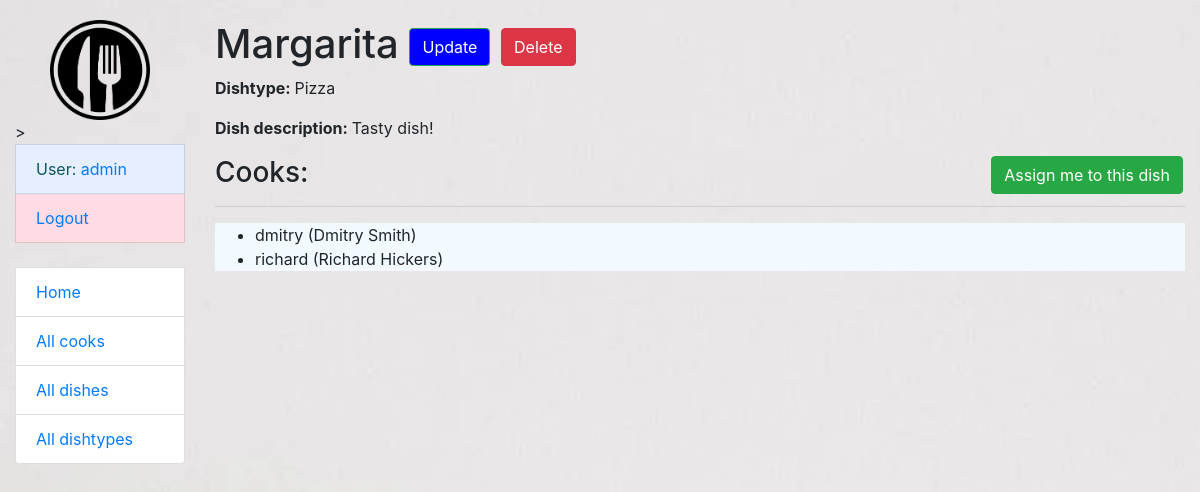
The page /dishes/1/ (signed in) on the database its author committed.
### kitchen/models.py (models this page shows, shortened)
class Cook(AbstractUser):
    years_of_experience = models.IntegerField(null=True, default=0)
    class Meta:
        verbose_name = "cook"
        verbose_name_plural = "cooks"
    def get_absolute_url(self):
        return reverse("kitchen:cook-detail", kwargs={"pk": self.pk})

class Dish(models.Model):
    model = models.CharField(max_length=255)
    description = models.TextField(max_length=255, default="Tasty dish!")
    price = models.DecimalField(max_digits=7, decimal_places=2, default=0)
    dishtype = models.ForeignKey(DishType, on_delete=models.CASCADE)
    cooks = models.ManyToManyField(Cook, related_name="dishes")

class DishType(models.Model):
    name = models.CharField(max_length=255, unique=True)
    class Meta:
        ordering = ["name"]

### kitchen/views.py (the view)
# urls.py: path("dishes/<int:pk>/", DishDetailView.as_view(), name="dish-detail"),
class DishDetailView(LoginRequiredMixin, generic.DetailView):
    model = Dish

### templates/kitchen/dish_detail.html
{% extends "base.html" %}
{% block content %}
  <h1>
    {{ dish.model }}
    <a href="{% url 'kitchen:dish-update' pk=dish.id %}" class="btn btn-success" style="background: blue"">
      Update
    </a>
    <a href="{% url 'kitchen:dish-delete' pk=dish.id %}" class="btn btn-danger">
      Delete
    </a>
  </h1 >
  <p><strong>Dishtype: </strong>{{ dish.dishtype.name }}</p>
  <p><strong>Dish description: </strong>{{ dish.description }}</p>
  <h3>
    Cooks:
    {% if user in dish.cooks.all %}
      <a href="{% url 'kitchen:toggle-dish-assign' pk=dish.id %}" class="btn btn-danger link-to-page">
        Delete me from this dish
      </a>
    {% else %}
      <a href="{% url 'kitchen:toggle-dish-assign' pk=dish.id %}" class="btn btn-success link-to-page">
        Assign me to this dish
      </a>
    {% endif %}
  </h3>
  <hr>
  <ul style="background: #f2faff">
    {% for cook in dish.cooks.all %}
      <li>{{ cook.username }} ({{ cook.first_name }} {{ cook.last_name }})</li>
    {% endfor %}
  </ul>
{% endblock %}

### templates/includes/sidebar.html (shortened to what this page needs)
<ul class="sidebar-nav list-group" >
  {% load static %}
  <img src="{% static 'images/111.png' %}" class="align-middle" alt="No image found" width="100" height="100">>
  {% if user.is_authenticated %}
    <li class="list-group-item list-group-item-info" style="background: #e6efff">User: <a href="{{ user.get_absolute_url }}">{{ user.get_username }}</a></li>
    <li class="list-group-item list-group-item-danger" style="background: #ffdbe3"><a href="{% url 'logout'%}?next={{request.path}}">Logout</a></li>
  {% else %}
    <li class="list-group-item"><a href="{% url 'login'%}?next={{request.path}}">Login</a></li>
  {% endif %}
  <br>
  <li class="list-group-item"><a href="{% url 'kitchen:index' %}">Home</a></li>
  <li class="list-group-item"><a href="{% url 'kitchen:cook-list' %}">All cooks</a></li>
  <li class="list-group-item"><a href="{% url 'kitchen:dish-list' %}">All dishes</a></li>
  <li class="list-group-item"><a href="{% url 'kitchen:dishtype-list' %}">All dishtypes</a></li>
</ul>

### static/css/styles.css (style rules this page uses)
body { margin-top: 20px; }
.link-to-page { float: right; margin: 0 2px 0 2px; }
#bg { background-repeat: no-repeat; background-size: 1920px 1080px; background-position: bottom; background-attachment: fixed; }

### templates/includes/sidebar.html (style rules this page uses)
img { display: block; margin-left: auto; margin-right: auto; }

### rows shown on the page
Cook: get_username "admin"
Dish: model "Margarita", dishtype.name "Pizza", description "Tasty dish!"
Cook: username "dmitry", first_name "Dmitry", last_name "Smith"
Cook: username "richard", first_name "Richard", last_name "Hickers"
